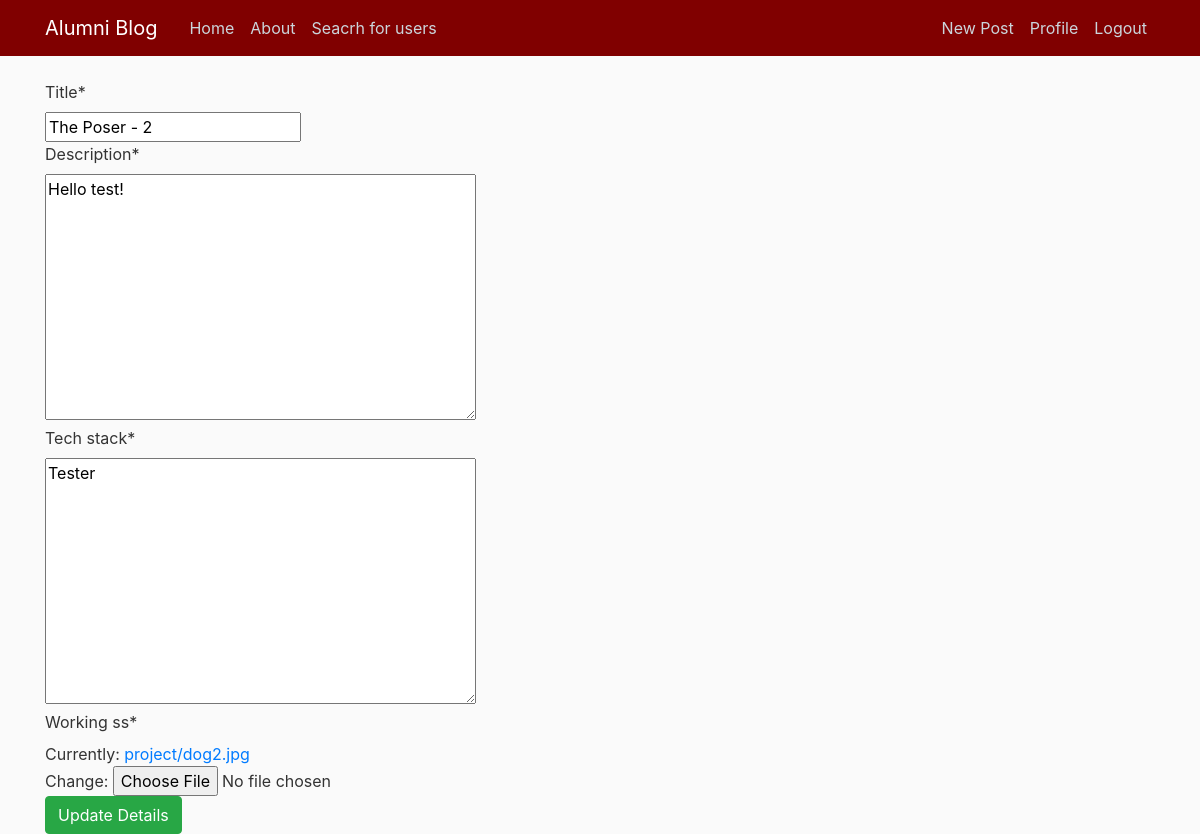
/proupdate/15 (signed in), run on the app's committed database.
### alumni/models.py (models this page shows, shortened)
class Projects(models.Model):
    title = models.CharField(max_length=500)
    student1 = models.CharField(max_length=500,null=True)
    student2 = models.CharField(max_length=500,null=True)
    student3 = models.CharField(max_length=500,null=True)
    description = models.TextField()
    tech_stack = models.TextField()
    working_ss = models.ImageField(upload_to='project')
    mentor = models.ManyToManyField('Profile',blank=True,related_name='mentor')

### alumni/views.py (the view, shortened to what this page needs)
# urls.py: path('proupdate/<int:pk>',alumni_views.update_view.as_view(),name='proupdate'),
class update_view(LoginRequiredMixin,SuccessMessageMixin,UpdateView):
    model = Projects
    fields = ['title','description','tech_stack','working_ss']
    success_message = "The project has been updated successfully!"
    success_url = "/prolist"

### alumni/templates/alumni/projects_form.html (shortened to what this page needs)
{% extends 'alumni/base.html' %}
{% load crispy_forms_tags %}
{% block content %}
<form method="POST" enctype="multipart/form-data">
{{ form|crispy }}
<button class='btn btn-success'>Update Details</button>
</form>
{% endblock %}

### alumni/static/alumni/main.css (style rules this page uses)
body { background: #fafafa; color: #333333; margin-top: 5rem; }

### data on the page
Projects: title "The Poser - 2", description "Hello test!", tech_stack "Tester"
